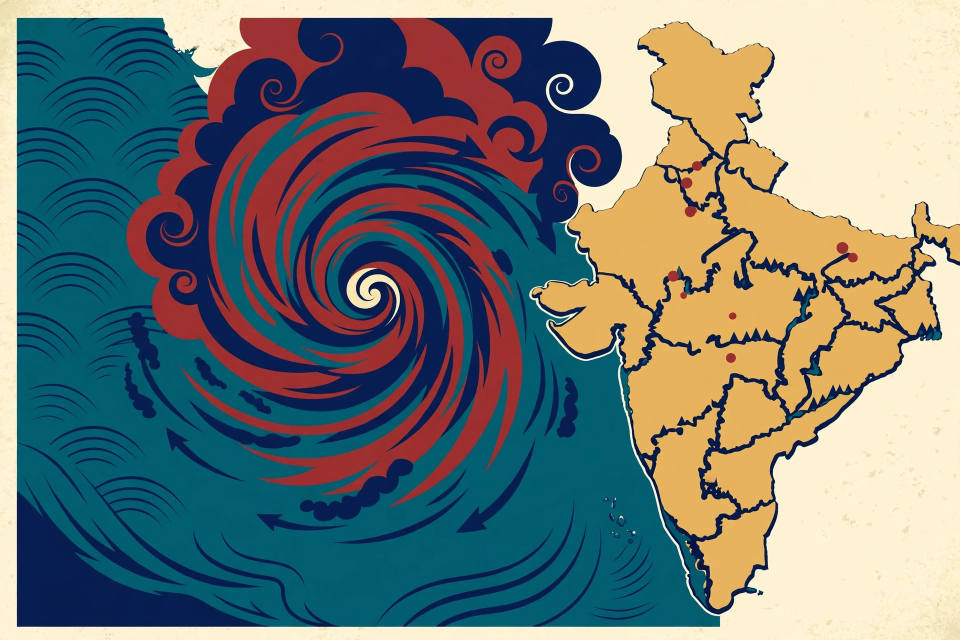
#> input picture assets/f01.jpg, 1920 x 1280 px (shown at 1/2 size); its folder holds 4 pictures in this run
$ python build.py
#> lines starting #> are read from the running program, lines starting #| are printed output that depends on the picture
#!/usr/bin/env python3
"""Build the news-image-20261120 v2 entry page (1024x1024, JPEG).

Build-time only (Pillow). Composes entry.png from assets/ in the classic
newspaper front-page layout: kicker + huge serif date headline, stats strip,
region tabs, 3 big features, 10 medium stories, world map with pins,
23 more briefs, DATE CHECK strip, footer.
"""
import os
from PIL import Image, ImageDraw, ImageFont

HERE = os.path.dirname(os.path.abspath(__file__))
ASSETS = os.path.join(HERE, "assets")

W, H = 1024, 1024
PAPER = (247, 241, 222)   # cream paper
INK = (28, 28, 28)
RED = (168, 35, 42)       # brick red
NAVY = (30, 58, 95)
PANEL = (22, 40, 63)      # dark navy map panel
TEAL = (42, 122, 122)
OCHRE = (181, 126, 30)
GREEN = (46, 125, 50)
PURPLE = (106, 76, 147)
GRAY = (107, 101, 88)
RULE = (216, 207, 184)    # light divider

FONT_DIR = "/usr/share/fonts/truetype/liberation"


def font(name, size):
    path = os.path.join(FONT_DIR, name)
    try:
        return ImageFont.truetype(path, size)
    except OSError:
        return ImageFont.truetype(
            "/usr/share/fonts/truetype/dejavu/DejaVuSans.ttf", size)


SERIF = "LiberationSerif-Regular.ttf"
SERIF_B = "LiberationSerif-Bold.ttf"
SERIF_I = "LiberationSerif-Italic.ttf"
SANS = "LiberationSans-Regular.ttf"
SANS_B = "LiberationSans-Bold.ttf"


def wrap(draw, text, fnt, max_w):
    """Wrap text to fit max_w pixels; returns list of lines."""
    words = text.split()
    lines, cur = [], ""
    for w in words:
        trial = (cur + " " + w).strip()
        if draw.textlength(trial, font=fnt) <= max_w:
            cur = trial
        else:
            if cur:
                lines.append(cur)
            cur = w
    if cur:
        lines.append(cur)
    return lines


# [9 lines left out: function draw_tracked, not called in this run]


def crop_to(im, tw, th):
    """Center-crop image to target aspect, then resize to (tw, th)."""
    sw, sh = im.size
    target = tw / th
    src = sw / sh
    if src > target:  # too wide: crop width
        nw = int(sh * target)
        x0 = (sw - nw) // 2
        im = im.crop((x0, 0, x0 + nw, sh))
    else:  # too tall: crop height
        nh = int(sw / target)
        y0 = (sh - nh) // 2
        im = im.crop((0, y0, sw, y0 + nh))
    return im.resize((tw, th), Image.LANCZOS)


def load(name):
    return Image.open(os.path.join(ASSETS, name)).convert("RGB")


# ---------------------------------------------------------------- content
STATS = [
    ("300,000+", "evacuated ahead of Cyclone Akvan"),
    ("3", "Kyiv bridges hit in missile wave"),
    ("-4.1%", "Nikkei, Asia's worst week since 2020"),
    ("2.3%", "Japan Oct headline CPI; BoJ eyed"),
    ("118", "Phillips' historic century vs India"),
    ("250,000", "landmines destroyed in Zimbabwe"),
]

REGIONS = [
    ("EUROPE", 9, NAVY),
    ("AMERICAS", 9, RED),
    ("ASIA-PACIFIC", 6, TEAL),
    ("MIDEAST", 4, OCHRE),
    ("AFRICA", 3, GREEN),
    ("OCEANIA", 3, PURPLE),
    ("WORLD / SPACE", 2, (85, 85, 85)),
]

BIG = [
    dict(n=1, img="f01.jpg", band_l="LANDFALL \u00b7 GUSTS 110 KM/H",
         band_r="CYCLONE AKVAN",
         kicker="01 \u00b7 ODISHA, INDIA \u00b7 CYCLONE",
         headline="Cyclone Akvan makes landfall in eastern India",
         caption="Severe storm crosses near Gopalpur; 300,000+ evacuated, "
                 "winds 90\u2013100 gusting 110 km/h, 423 rescue teams "
                 "deployed, schools shut. (IMD, Reuters)"),
    dict(n=2, img="f02.jpg", band_l="01:25 LOCAL \u00b7 7 WAVES",
         band_r="~30 MISSILES",
         kicker="02 \u00b7 KYIV, UKRAINE \u00b7 WAR",
         headline="Russia fires wave of ~30 ballistic missiles at Kyiv",
         caption="Seven overnight waves hit energy and transport sites; "
                 "fires burn in three districts; Dutch and Austrian "
                 "embassies damaged. (Kyiv Post, Reuters)"),
    dict(n=3, img="f03.jpg", band_l="UN CLIMATE SUMMIT",
         band_r="$120BN FINANCE GAP",
         kicker="03 \u00b7 ANTALYA, T\u00dcRK\u0130YE \u00b7 CLIMATE",
         headline="COP31 reaches its final day deadlocked",
         caption="Closing draft omits fossil-fuel phase-out while $120bn "
                 "adaptation finance stays unresolved; hosts push "
                 "\u201c35 by 35\u201d clean-power goal. (UN News, Reuters)"),
]

MED = [
    dict(n=4, img="f04.jpg", badge="ASIA -7% WK", bc=RED,
         kicker="04 \u00b7 SEOUL/TOKYO \u00b7 MARKETS",
         headline="AI sell-off sinks Asia to worst week since 2020",
         caption="Nikkei -4.1%, KOSPI -4.7%, SoftBank -16%, MSCI "
                 "Asia-Pacific down 7%. (Reuters)"),
    dict(n=5, img="f05.jpg", badge="2% TARGET", bc=NAVY,
         kicker="05 \u00b7 TOKYO \u00b7 ECONOMY",
         headline="Japan inflation hits 2.3%; BoJ hike eyed",
         caption="Oct headline CPI rises from 2.1%; core stays above 2% "
                 "for second month. (Reuters)"),
    dict(n=6, img="f06.jpg", badge="118 \u00b7 RECORD", bc=RED,
         kicker="06 \u00b7 WELLINGTON \u00b7 CRICKET",
         headline="Phillips makes history with 118 vs India",
         caption="First NZ batter with centuries in all 3 formats vs "
                 "India in a year: NZ 368. (ICC, AP)"),
    dict(n=7, img="f07.jpg", badge="WET \u00b7 FP2", bc=NAVY,
         kicker="07 \u00b7 LAS VEGAS \u00b7 FORMULA 1",
         headline="Russell fastest in wet Las Vegas GP practice",
         caption="Wet FP2: Russell 1:47.272, FP1 washed out. "
                 "(formula1.com)"),
    dict(n=8, img="f08.jpg", badge="XINGU", bc=NAVY,
         kicker="08 \u00b7 BRAZIL \u00b7 INDIGENOUS",
         headline="Raoni's land recognised",
         caption="Brazil recognises Chief Raoni's ancestral land. "
                 "(Brazil govt)"),
    dict(n=9, img="f09.jpg", badge="4 DEAD", bc=RED,
         kicker="09 \u00b7 MALATYA, T\u00dcRK\u0130YE \u00b7 CRASH",
         headline="Turkey helicopter crash kills 4",
         caption="Military helicopter crashes in Malatya, 4 dead. "
                 "(Turkish media)"),
    dict(n=10, img="f10.jpg", badge="1,000+ DRONES", bc=NAVY,
         kicker="10 \u00b7 LONDON \u00b7 UKRAINE AID",
         headline="UK pledges 1,000+ drones for Kyiv",
         caption="London pledges 1,000+ drones, \u00a3280m for Kyiv. "
                 "(UK govt)"),
    dict(n=11, img="f11.jpg", badge="YELLOW LINE", bc=OCHRE,
         kicker="11 \u00b7 GAZA \u00b7 WAR",
         headline="Gaza Yellow Line crossed",
         caption="Israeli forces cross the Yellow Line in Gaza. "
                 "(News wires)"),
    dict(n=12, img="f12.jpg", badge="6BN MILES", bc=NAVY,
         kicker="12 \u00b7 MERCURY \u00b7 SPACE",
         headline="BepiColombo reaches Mercury",
         caption="ESA/JAXA probe ends 6bn-mile trip; orbit insertion set "
                 "for Saturday. (ESA, BBC)"),
    dict(n=13, img="f13.jpg", badge="250,000", bc=NAVY,
         kicker="13 \u00b7 ZIMBABWE \u00b7 LANDMINES",
         headline="250,000 landmines destroyed",
         caption="HALO Trust destroys 250,000 landmines. (HALO Trust)"),
]

BRIEFS = [
    (14, "SUDAN", "Mine strike kills dozens", "Reuters"),
    (15, "VENEZUELA", "US deal averts oil sanctions", "Reuters"),
    (16, "YEMEN", "al-Dahi mosque fire kills worshippers", "Al Jazeera"),
    (17, "BANGLADESH", "Violence flares after verdict", "Reuters"),
    (18, "IRAQ", "Baghdad orders militia to disarm", "AP"),
    (19, "NORTH KOREA", "IAEA flags uranium enrichment", "Reuters"),
    (20, "BRAZIL", "Central bank injects $1bn to steady real", "Reuters"),
    (21, "SPAIN", "Snap-vote campaign heats up", "AFP"),
    (22, "FRANCE", "Italy beats France 3-1 in Paris", "AP"),
    (23, "MUSIC", "Rosal\u00eda sweeps Latin Grammys", "AP"),
    (24, "FOOTBALL", "Scaloni to coach Argentina to 2030", "AP"),
    (25, "TURIN", "Alcaraz, Sinner reach ATP Finals", "AP"),
    (26, "PACIFIC", "Cyclone Xavier strengthens", "Reuters"),
    (27, "UAE", "Fujairah crash shuts highway", "AP"),
    (28, "CHINA", "PBOC holds key rate steady", "Reuters"),
    (29, "USA", "Reporters told to bag phones at briefing", "AP"),
    (30, "MALAWI", "Fuel crisis deepens", "Reuters"),
    (31, "ISRAEL", "Czech leaders visit Jerusalem", "AFP"),
    (32, "USA", "Sanctions hit Comancheros, 'Ndrangheta", "Reuters"),
    (33, "GLOBAL", "Youth strike spans 25+ nations", "AP"),
    (34, "POLAND", "$50bn nuclear deal signed", "Reuters"),
    (35, "TECH", "Meta revises 2030 climate goal", "Reuters"),
    (36, "AUSTRALIA", "Terror-law overhaul urged", "AFP"),
]

def draw_tracked_left(draw, x, y, text, fnt, fill, tracking=2):
    """Draw text left-aligned from x with letter tracking."""
    for ch in text:
        draw.text((x, y), ch, font=fnt, fill=fill)
        x += draw.textlength(ch, font=fnt) + tracking
    return x


# pin number -> (x, y) on the page (map image at x 24..344, y 712..872).
# Calibrated by eye against the generated map's landmasses; the
# Europe/Mideast cluster is spread a few px so the pins stay readable.
PINS = {
    1: (245, 786), 2: (186, 748), 3: (184, 770), 4: (292, 764),
    5: (310, 772), 6: (321, 831), 7: (71, 772), 8: (124, 809),
    9: (196, 758), 10: (171, 753), 11: (200, 776), 13: (203, 819),
}
PIN_KEY = [
    "1 Odisha", "2 Kyiv", "3 Antalya", "4 Seoul/Tokyo", "5 Tokyo",
    "6 Wellington", "7 Las Vegas", "8 Brazil", "9 Malatya", "10 London",
    "11 Gaza", "12 Mercury (space)", "13 Zimbabwe",
]

DATE_CHECK = ("First reported Thursday 19 Nov, so NOT shown as Friday's "
              "news: Trump\u2013Xi\u2013Putin Shenzhen summit itself \u00b7 "
              "ICJ Myanmar Rohingya genocide verdict \u00b7 Houthi missile "
              "hits Riyadh tower \u00b7 US Senate rejects Iran war-powers "
              "bill \u00b7 Denmark Greenland defence deal \u00b7 Microsoft "
              "explains 12 Nov outage.")

# ---------------------------------------------------------------- build
img = Image.new("RGB", (W, H), PAPER)
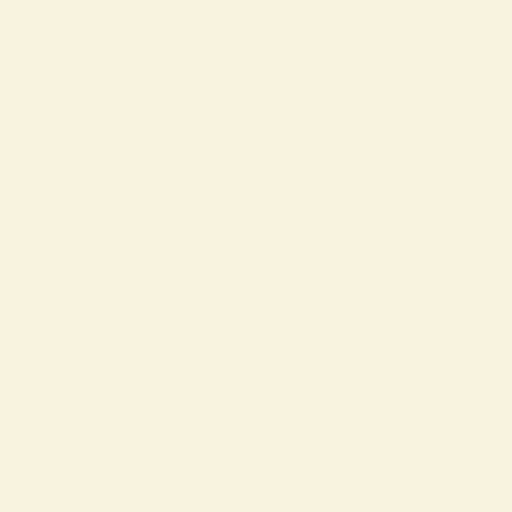
#> img: PIL image 1024x1024 RGB (shown at 1/2 size); mean R, G, B 247, 241, 222
d = ImageDraw.Draw(img)
M = 16
CW = W - 2 * M  # 992

# --- header
draw_tracked_left(d, M, 10, "THE WORLD IN ONE DAY", font(SANS_B, 13), RED, 2)
d.text((W - M, 12), "FRIDAY'S NEWS \u00b7 ONE PAGE \u00b7 36 STORIES \u00b7 6 CONTINENTS",
       font=font(SANS_B, 10), fill=INK, anchor="ra")
d.text((W // 2, 26), "Friday 20 November 2026", font=font(SERIF_B, 58),
       fill=INK, anchor="ma")
d.text((W // 2, 92),
       "Cyclone Akvan strikes India \u00b7 Ballistic missiles hit Kyiv \u00b7 "
       "COP31 deadlocked on final day \u00b7 Asian AI sell-off",
       font=font(SERIF_I, 15), fill=RED, anchor="ma")
d.rectangle([M, 112, W - M, 114], fill=INK)
d.rectangle([M, 117, W - M, 117], fill=INK)

# --- stats strip (6 cells)
cell = CW / 6
for i, (num, cap) in enumerate(STATS):
    cx = M + cell * i + cell / 2
    d.text((cx, 122), num, font=font(SANS_B, 23), fill=RED, anchor="ma")
    for j, line in enumerate(wrap(d, cap, font(SANS, 9), cell - 16)):
        d.text((cx, 149 + j * 11), line, font=font(SANS, 9), fill=INK,
               anchor="ma")
    if i:
        x = M + cell * i
        d.line([x, 124, x, 168], fill=RULE, width=1)
d.line([M, 174, W - M, 174], fill=RULE, width=1)

# --- region tabs
x = M
y_tab = 180
for name, count, color in REGIONS:
    label = f"{name} {count}"
    f = font(SANS_B, 10)
    tw = d.textlength(label, font=f)
    d.rounded_rectangle([x, y_tab, x + tw + 14, y_tab + 20], radius=9,
                        fill=color)
    d.text((x + 7, y_tab + 10), label, font=f, fill=(255, 255, 255),
           anchor="lm")
    x += tw + 14 + 6
#> this loop made 7 passes
#> (tw, x) on passes 1 to 7: (50.58, 86.58), (61.67, 168.2), (74.83, 263.1), (53.34, 336.4), (45.73, 402.2), (54.08, 476.2), (88.17, 584.4)
#> after the loop, x = 584.4
d.text((W - M, y_tab + 10), "ALL STORIES: FRI 20 NOV 2026, ANY TIME ZONE",
       font=font(SANS_B, 9), fill=GRAY, anchor="rm")

# --- 3 big features
col_w, gap = 324, 10
for i, f in enumerate(BIG):
    x0 = M + i * (col_w + gap)
    im = crop_to(load(f["img"]), col_w, 108)
#> in load, returned value is the input picture: PIL image 1920x1280 RGB; mean R, G, B 113.8, 123.4, 118.9
#> in crop_to, `sw, sh = im.size`: sw = 1920; sh = 1280
#> in crop_to, `src = sw / sh`: src = 1.5
#> in crop_to, `nh = int(sw / target)`: nh = 640
#> in crop_to, `y0 = (sh - nh) // 2`: y0 = 320
#> in crop_to, `im = im.crop((0, y0, sw, y0 + nh))`:
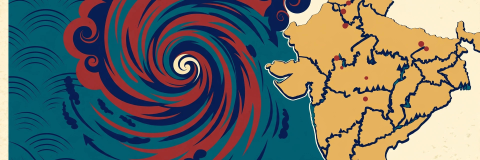
#> im: PIL image 1920x640 RGB (shown at 1/4 size); mean R, G, B 109.8, 112.2, 104
#> in crop_to, `return im.resize((tw, th), Image.LANCZOS)`:
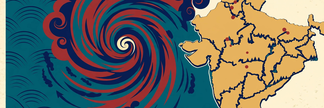
#> returned value: PIL image 324x108 RGB; mean R, G, B 110.1, 112.2, 104
    img.paste(im, (x0, 208))
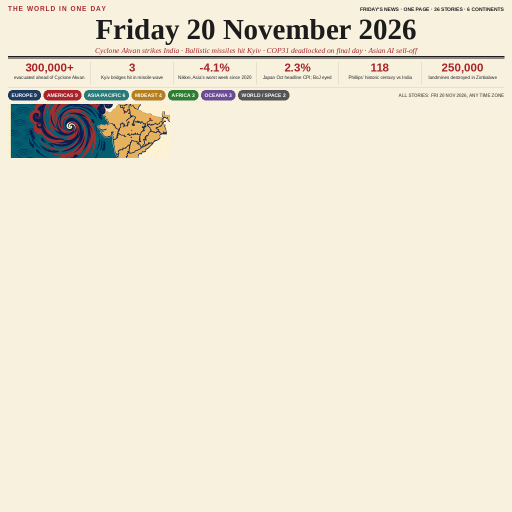
#> img: PIL image 1024x1024 RGB (shown at 1/2 size); mean R, G, B 237.4, 231.2, 213.1
    # bottom band on the image
    d.rectangle([x0, 208 + 108 - 18, x0 + col_w, 208 + 108], fill=PANEL)
    d.text((x0 + 6, 208 + 108 - 9), f["band_l"], font=font(SANS_B, 9),
           fill=(255, 255, 255), anchor="lm")
    d.text((x0 + col_w - 6, 208 + 108 - 9), f["band_r"],
           font=font(SANS_B, 9), fill=(255, 255, 255), anchor="rm")
    d.text((x0, 320), f["kicker"], font=font(SANS_B, 11), fill=RED)
    hl = wrap(d, f["headline"], font(SERIF_B, 16), col_w)
#> hl = 1 item
    for j, line in enumerate(hl[:2]):
        d.text((x0, 334 + j * 18), line, font=font(SERIF_B, 16), fill=INK)
#> this loop made 1 pass
    cap = wrap(d, f["caption"], font(SANS, 10), col_w)
#> cap = 3 items
    for j, line in enumerate(cap[:3]):
        d.text((x0, 372 + j * 12), line, font=font(SANS, 10), fill=INK)
#> this loop made 3 passes
#> line on pass 3: '(IMD, Reuters)'
#> pass 2 of the loop `for i, f in enumerate(BIG):`:
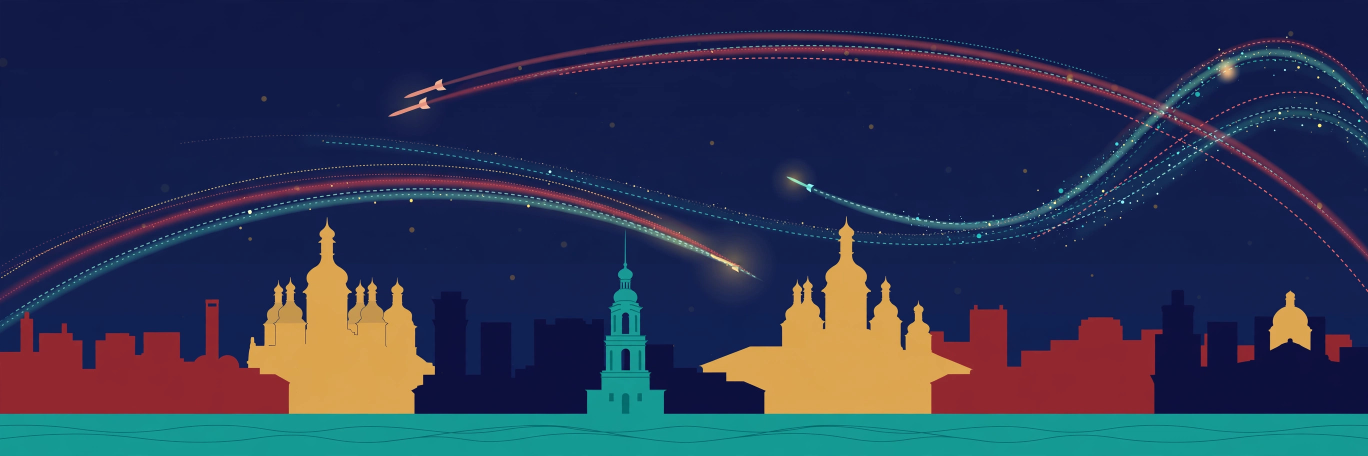
#> input picture assets/f02.jpg, 2736 x 912 px (shown at 1/2 size)
#> in load, returned value is the input picture: PIL image 2736x912 RGB; mean R, G, B 44.1, 54, 82.1
#> sw = 2736; sh = 912
#> src = 3
#> nh = 912
#> y0 = 0
#> in crop_to (call 2), `return im.resize((tw, th), Image.LANCZOS)`:
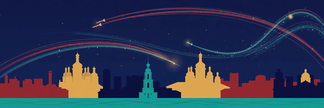
#> returned value: PIL image 324x108 RGB; mean R, G, B 44.1, 54, 82.1
#> `img.paste(im, (x0, 208))`:
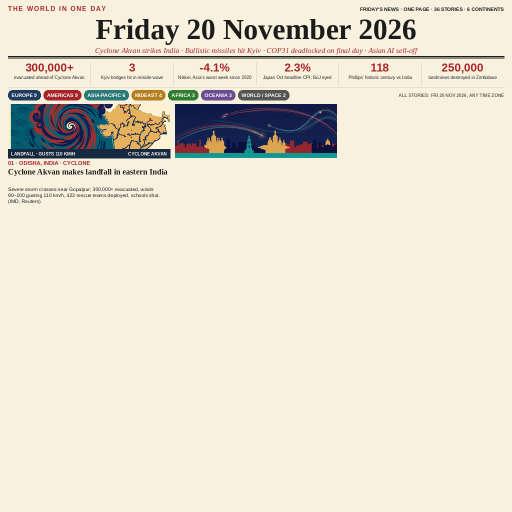
#> img: PIL image 1024x1024 RGB (shown at 1/2 size); mean R, G, B 229.6, 223.9, 207.6
#> `hl = wrap(d, f["headline"], font(SERIF_B, 16), col_w)`: hl = 2 items
#> the loop `for j, line in enumerate(hl[:2]):` made 2 passes
#> the loop `for j, line in enumerate(cap[:3]):` made 2 passes
#> pass 3 of the loop `for i, f in enumerate(BIG):`:
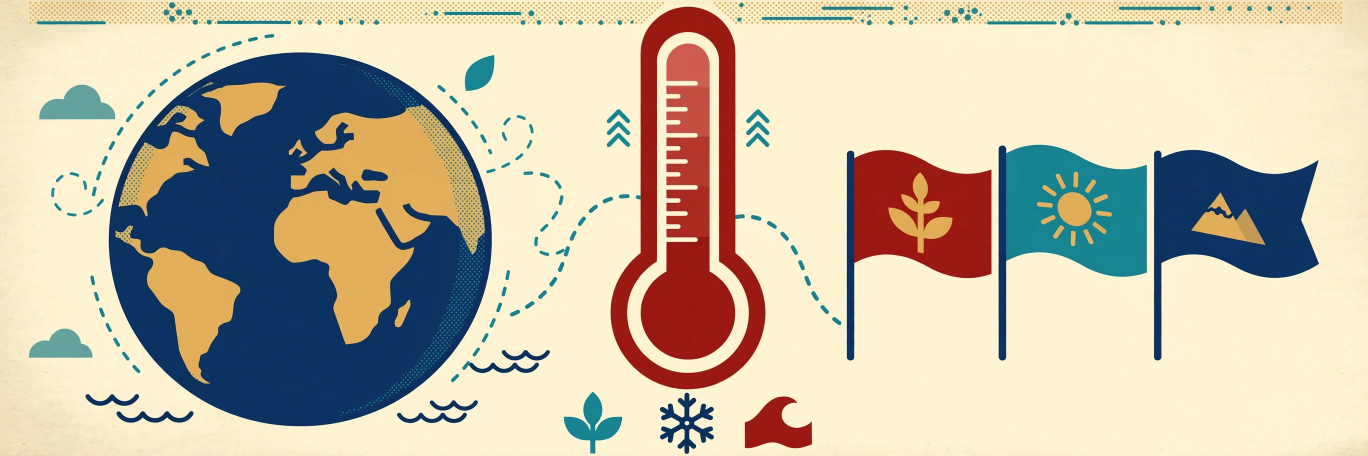
#> input picture assets/f03.jpg, 2736 x 912 px (shown at 1/2 size)
#> in load, returned value is the input picture: PIL image 2736x912 RGB; mean R, G, B 197.9, 187.6, 166.1
#> in crop_to (call 3), `return im.resize((tw, th), Image.LANCZOS)`:
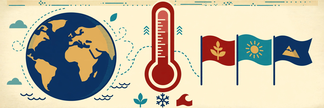
#> returned value: PIL image 324x108 RGB; mean R, G, B 197.4, 187.5, 166.1
#> `img.paste(im, (x0, 208))`:
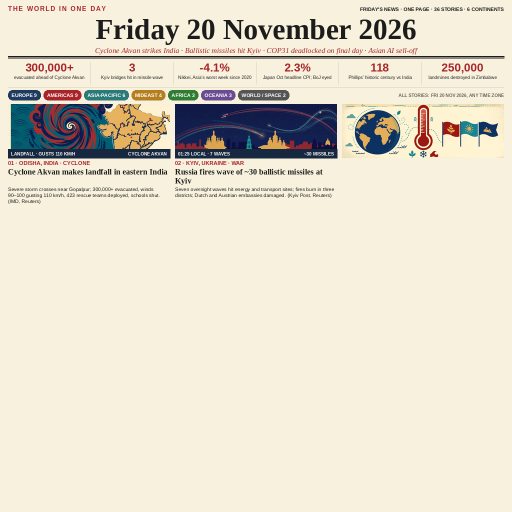
#> img: PIL image 1024x1024 RGB (shown at 1/2 size); mean R, G, B 227.3, 221.2, 205
#> `hl = wrap(d, f["headline"], font(SERIF_B, 16), col_w)`: hl = ['COP31 reaches its final day deadlocked']
#> the loop `for j, line in enumerate(hl[:2]):` made 1 pass
#> `cap = wrap(d, f["caption"], font(SANS, 10), col_w)`: cap = 3 items
#> the loop `for j, line in enumerate(cap[:3]):` made 3 passes

# --- 10 medium stories, 2 rows of 5
med_w = (CW - 4 * 8) // 5  # 192
for r in range(2):
    y0 = 415 + r * 134
    for c in range(5):
        f = MED[r * 5 + c]
        x0 = M + c * (med_w + 8)
        im = crop_to(load(f["img"]), med_w, 60)
#> call 4 of load, with name = 'f04.jpg'
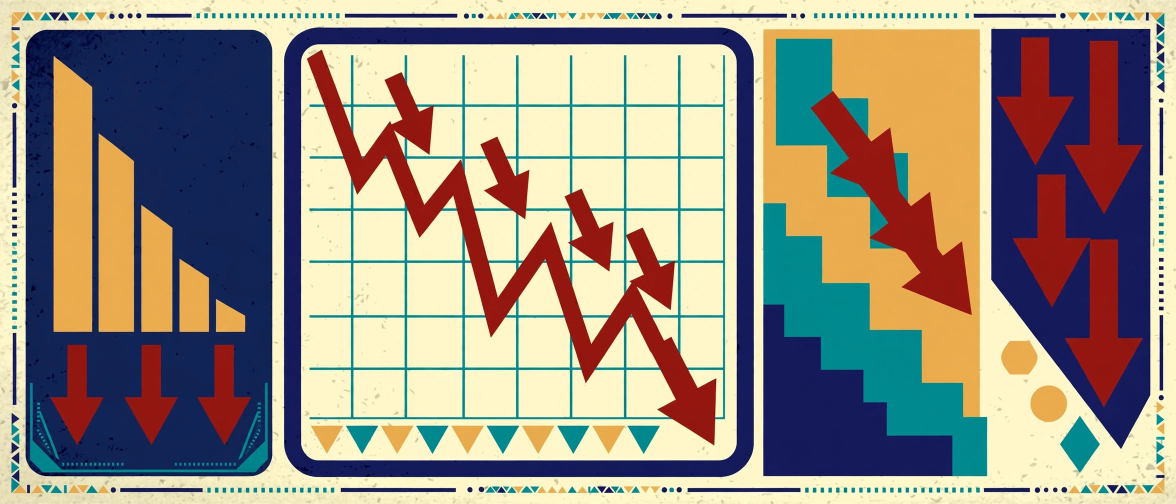
#> input picture assets/f04.jpg, 2352 x 1008 px (shown at 1/2 size)
#> in load, returned value is the input picture: PIL image 2352x1008 RGB; mean R, G, B 153.7, 144.3, 130.4
#> call 4 of crop_to, with tw = 192, th = 60
#> in crop_to (call 4), `sw, sh = im.size`: sw = 2352; sh = 1008
#> in crop_to (call 4), `src = sw / sh`: src = 2.33
#> in crop_to (call 4), `nh = int(sw / target)`: nh = 735
#> in crop_to (call 4), `y0 = (sh - nh) // 2`: y0 = 136
#> in crop_to (call 4), `im = im.crop((0, y0, sw, y0 + nh))`:
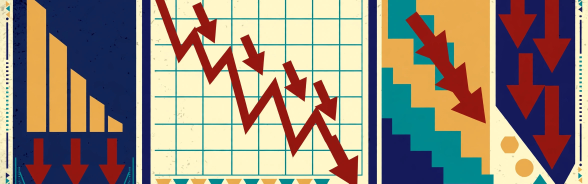
#> im: PIL image 2352x735 RGB (shown at 1/4 size); mean R, G, B 151.4, 137.6, 122.6
        img.paste(im, (x0, y0))
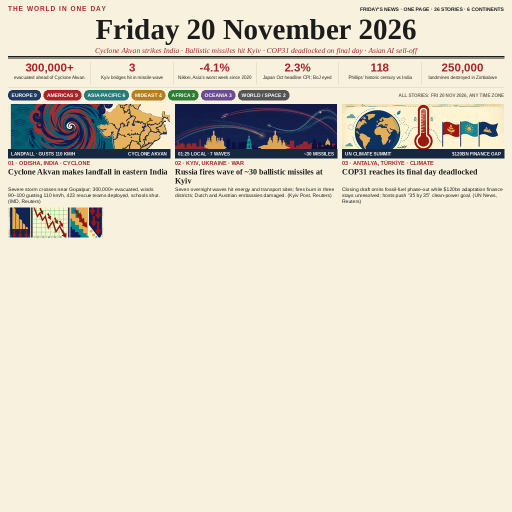
#> img: PIL image 1024x1024 RGB (shown at 1/2 size); mean R, G, B 224.6, 218.5, 202.7
        # badge tag, top-left of the image
        bf = font(SANS_B, 8)
        bw = d.textlength(f["badge"], font=bf)
#> bw = 50.83
        d.rectangle([x0, y0, x0 + bw + 10, y0 + 13], fill=f["bc"])
        d.text((x0 + 5, y0 + 6), f["badge"], font=bf,
               fill=(255, 255, 255), anchor="lm")
        d.text((x0, y0 + 64), f["kicker"], font=font(SANS_B, 9), fill=RED)
        hl = wrap(d, f["headline"], font(SERIF_B, 12), med_w)
#> hl = ['AI sell-off sinks Asia to worst week', 'since 2020']
        for j, line in enumerate(hl[:2]):
            d.text((x0, y0 + 76 + j * 14), line, font=font(SERIF_B, 12),
                   fill=INK)
#> this loop made 2 passes
        cap = wrap(d, f["caption"], font(SANS, 9), med_w)
#> cap = 2 items
        for j, line in enumerate(cap[:2]):
            d.text((x0, y0 + 106 + j * 11), line, font=font(SANS, 9),
                   fill=INK)
#> this loop made 2 passes
#> line on pass 2: 'MSCI Asia-Pacific down 7%. (Reuters)'
#> (the run stopped early here; a loop or call above may not have finished)
